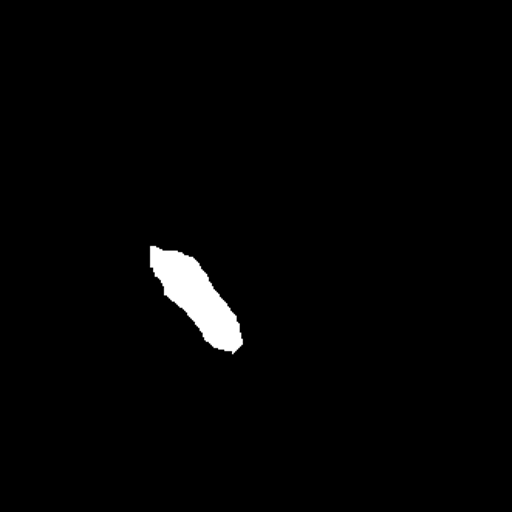
#> input picture train_masks_sample/wsnet_1145.png, 512 x 512 px; its folder holds 4 pictures in this run
$ python Edge_Tracing.py
#> lines starting #> are read from the running program, lines starting #| are printed output that depends on the picture; after the words box and inside, x2 and y2 are one past the last pixel; in counts of white or black regions, pixels touching at a corner belong together
import cv2
import numpy as np
import os

# This is based on masks given in training data not the model prediction
    # for testing purposes

# process each mask to generate edge overlay and coords
def process_mask(mask_path, image_path, output_path):
    # read the binary mask as grayscale and original image
#> called with mask_path = 'train_masks_sample/wsnet_1145.png', image_path = 'train_images_sample/wsnet_1145.png', output_path = 'train_masks_edge_trace/wsnet_1145.png'
    mask = cv2.imread(mask_path, cv2.IMREAD_GRAYSCALE)
#> mask is the input picture: shape (512, 512); min 0, max 255, mean 4.4
    image = cv2.imread(image_path)

    # find contours of the white segments
    # ref: https://docs.opencv.org/4.x/d9/d8b/tutorial_py_contours_hierarchy.html
    # RETR_EXTERNAL -- get only the extreme outer contours
    # CHAIN_APPROX_SIMPLE to compress horiz, vert and diagonal segments - only keep end points
    contours, _ = cv2.findContours(mask, cv2.RETR_EXTERNAL, cv2.CHAIN_APPROX_SIMPLE)
#> contours = 1 contour; box (x1, y1, x2, y2) and area: (149, 245, 244, 355) 4653

    # draw green outline on the original image
    cv2.drawContours(image, contours, -1, (0, 255, 0), 2)
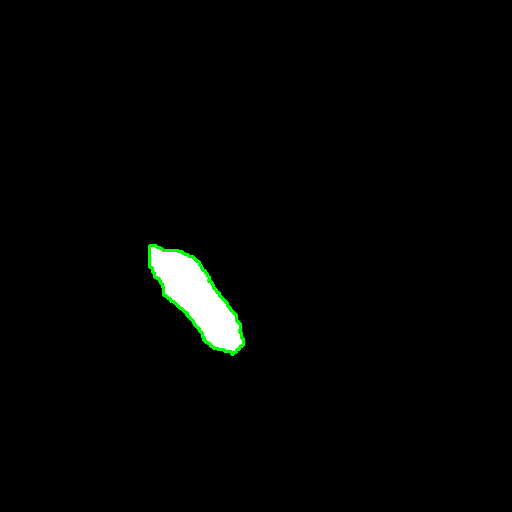
#> image: shape (512, 512, 3); 0.42% of pixels changed, all inside (x1, y1, x2, y2) = (148, 244, 245, 356)

    # save
    cv2.imwrite(output_path, image)

    # print coordinates of the edge
    for contour in contours:
        print(f"coordinates for {os.path.basename(mask_path)}:")
        for point in contour:
            x, y = point[0]
            print(f"({x}, {y})", end=" ")
        print("\n")
#> this loop made 1 pass
#> (printed output is left out)

# set up directories
mask_dir = "train_masks_sample"
image_dir = "train_images_sample"
output_dir = "train_masks_edge_trace"
os.makedirs(output_dir, exist_ok=True)

# for each mask generate the green edge tracing
for mask_file in os.listdir(mask_dir):
    mask_path = os.path.join(mask_dir, mask_file)
    image_path = os.path.join(image_dir, mask_file)
    output_path = os.path.join(output_dir, mask_file)
    process_mask(mask_path, image_path, output_path)
#> pass 2 of the loop `for mask_file in os.listdir(mask_dir):`:
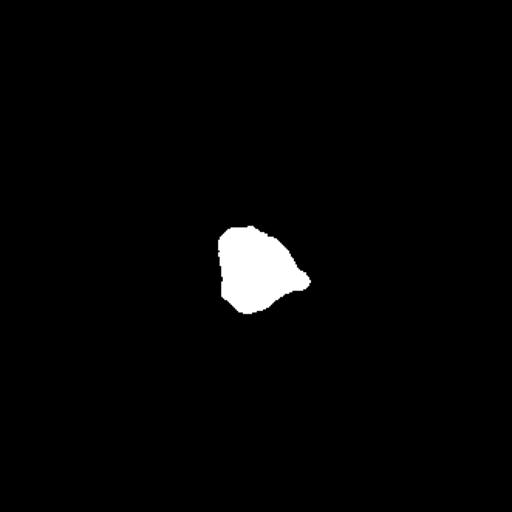
#> input picture train_masks_sample/wsnet_1146.png, 512 x 512 px
#> in process_mask, mask is the input picture: shape (512, 512); min 0, max 255, mean 5.3
#> contours = 1 contour; box (x1, y1, x2, y2) and area: (217, 225, 312, 315) 5627
#> in process_mask (call 2), `cv2.drawContours(image, contours, -1, (0, 255, 0), 2)`:
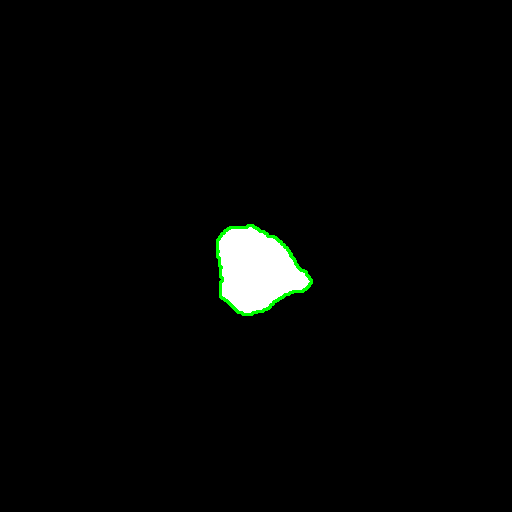
#> image: shape (512, 512, 3); 0.39% of pixels changed, all inside (x1, y1, x2, y2) = (216, 224, 313, 316)
#> the loop in process_mask (call 2), `for contour in contours:` made 1 pass
#> (printed output is left out)
#> pass 3 of the loop `for mask_file in os.listdir(mask_dir):`:
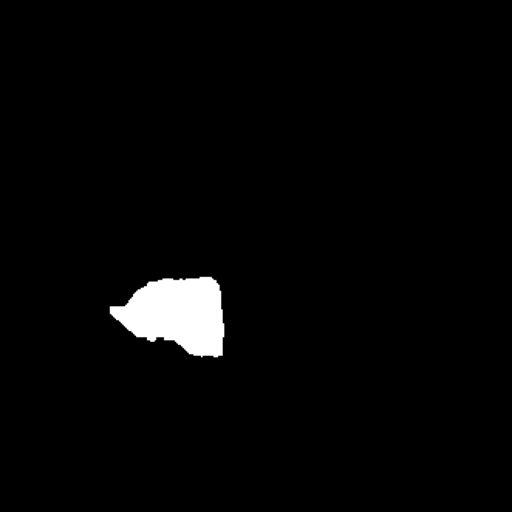
#> input picture train_masks_sample/wsnet_1147.png, 512 x 512 px
#> in process_mask, mask is the input picture: shape (512, 512); min 0, max 255, mean 6.1
#> contours = 1 contour; box (x1, y1, x2, y2) and area: (109, 276, 225, 358) 6433
#> in process_mask (call 3), `cv2.drawContours(image, contours, -1, (0, 255, 0), 2)`:
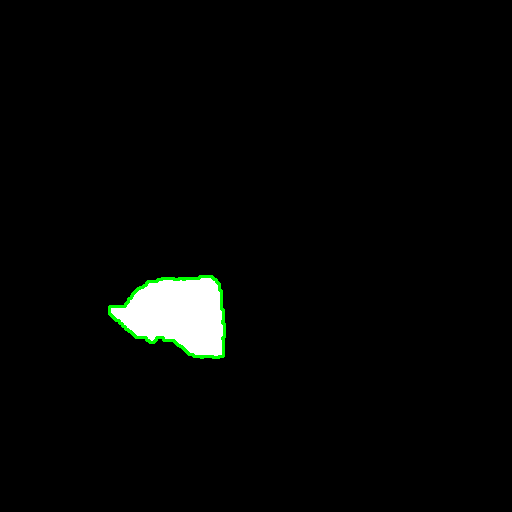
#> image: shape (512, 512, 3); 0.43% of pixels changed, all inside (x1, y1, x2, y2) = (108, 275, 226, 359)
#> the loop in process_mask (call 3), `for contour in contours:` made 1 pass
#> (printed output is left out)
#> the loop made 4 passes; the first 3 are shown
